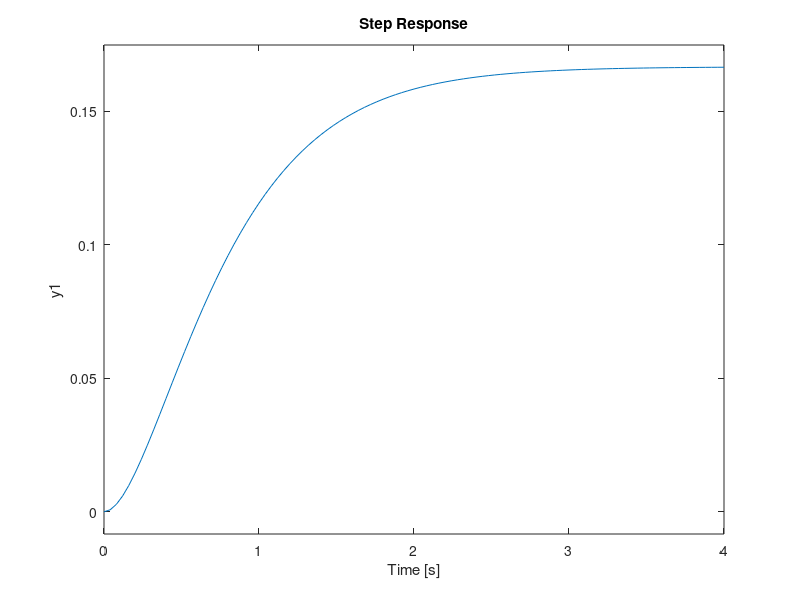

MATLAB code for this plot: (Note: this script raises an error after producing the figure.)
pkg load control
G1=tf(5,[1 2])
step(G1);grid
G2=zpk([],[-2 -3],1)
step(G2);grid
G3=tf(2,[1 2])
G3.inputdelay=10
step(G3);grid
G4=5*tf([1 1],[1 1 2])
step(G4);grid
G5=zpk([-2],[-3 -4],5)
step(G5);grid
G6=tf(5,[1 0])
step(G6);grid
G7=zpk([-2],[0 -4],12)
step(G7);grid
G8=zpk([0],[ -4],1)
step(G8);grid